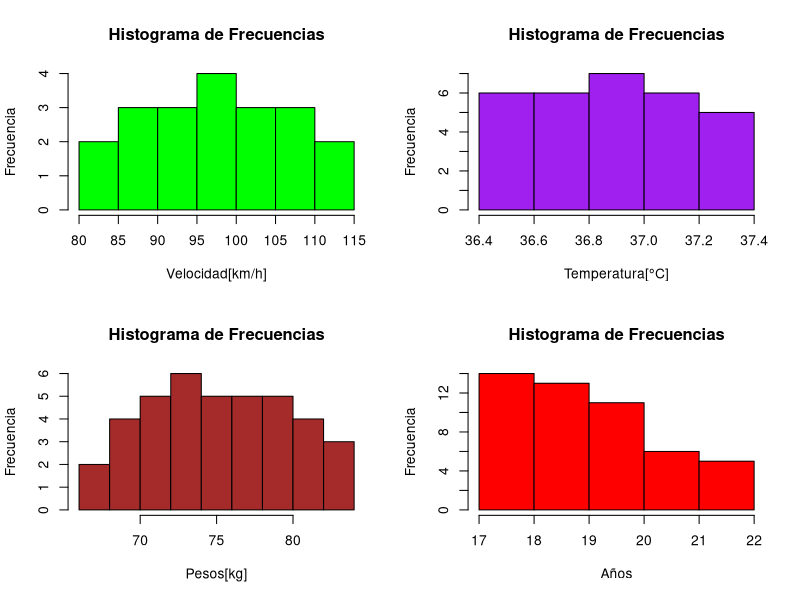

Source code (R):
par(mfrow = c(2,2))

# Ejercicio 1: Velocidades tipicas de coches de carrera
velocidades <- c(92, 87, 105, 98, 115, 82, 101, 96, 110, 93, 99, 88, 104, 91, 107, 84, 97, 112, 89, 106)

hist(velocidades, main = 'Histograma de Frecuencias', ylab = 'Frecuencia', xlab = 'Velocidad[km/h]', col = 'green')


# Ejercicio 2: Temperaturas corporales ideales:
temperaturas <- c(36.8, 36.5, 37.2, 36.9, 37.0, 37.1, 36.7, 36.6, 37.3, 36.8, 36.9, 37.2, 
               37.4, 36.7, 36.5, 37.0, 36.6, 37.1, 36.9, 37.3, 36.8, 36.5, 37.2, 37.0, 
               36.7, 36.9, 37.1, 37.4, 36.6, 37.3)

hist(temperaturas, main = 'Histograma de Frecuencias', ylab = 'Frecuencia', xlab = 'Temperatura[°C]', col = 'purple')


# Ejercicio 3: Pesos ideales de deportistas
pesos <- c(75.2, 68.5, 82.1, 71.8, 69.3, 76.7, 80.4, 73.9, 77.5, 70.6,
               79.0, 72.3, 74.8, 81.2, 78.6, 76.1, 70.4, 83.7, 72.9, 67.8,
               81.5, 75.6, 69.1, 79.3, 74.5, 77.8, 70.2, 68.9, 82.3, 73.6,
               76.9, 71.4, 78.2, 67.5, 80.8, 75.0, 73.2, 79.7, 72.7)

hist(pesos, main = 'Histograma de Frecuencias', ylab = 'Frecuencia', xlab = 'Pesos[kg]', col = 'brown')



# Ejercicio 4: Edades tipicas de ingreso a la universidad por primera vez
edades <- c(18, 19, 17, 20, 18, 19, 21, 18, 20, 19,
               22, 18, 20, 19, 21, 18, 19, 20, 18, 22,
               19, 20, 18, 21, 19, 20, 18, 22, 19, 20,
               21, 18, 19, 20, 18, 21, 19, 20, 18, 22,
               19, 20, 18, 21, 19, 20, 18, 22, 19)

hist(edades, main = 'Histograma de Frecuencias', ylab = 'Frecuencia', xlab = 'Años', col = 'red')